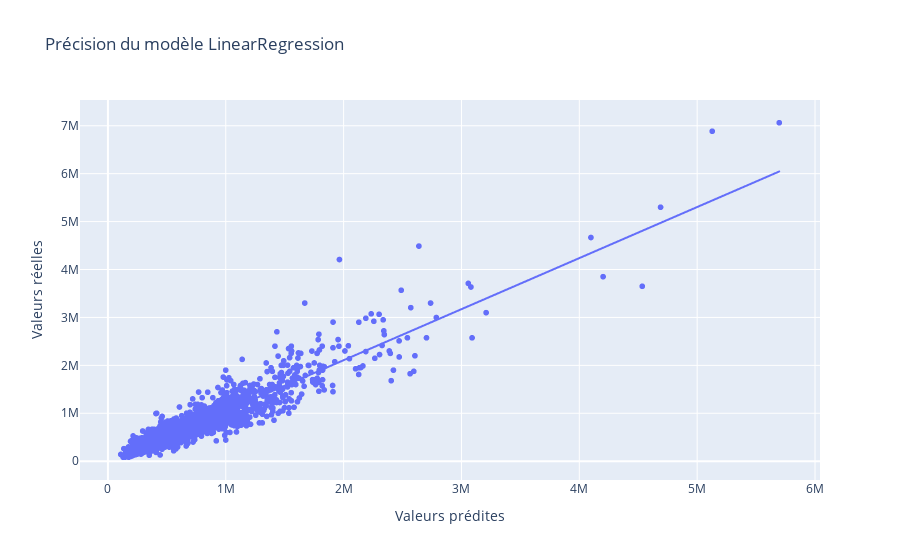

Notebook code cell kept with this figure:
### Code cell
fig = px.scatter(y=np.exp(y_test), x=np.exp(pred),trendline="ols",
                 labels={"y": "Valeurs réelles", "x": "Valeurs prédites"},
                 title="Précision du modèle LinearRegression")
fig.show()

### Figure 1 — Plotly figure (JSON) as saved in the notebook; plotly's stock layout.template omitted (floating-point values rounded to 4 significant figures; data arrays with more than 128 entries replaced by an {"elided": "..."} marker saying what was removed)
{"data": [{"hovertemplate": "Valeurs prédites=%{x}<br>Valeurs réelles=%{y}<extra></extra>", "legendgroup": "", "marker": {"color": "#636efa", "symbol": "circle"}, "mode": "markers", "name": "", "showlegend": false, "type": "scattergl", "x": {"elided": "6484 float values"}, "xaxis": "x", "y": {"elided": "6484 float values"}, "yaxis": "y"}, {"hovertemplate": "<b>OLS trendline</b><br>y = 1.06537 * x + -23462.3<br>R<sup>2</sup>=0.892540<br><br>Valeurs prédites=%{x}<br>Valeurs réelles=%{y} <b>(trend)</b><extra></extra>", "legendgroup": "", "marker": {"color": "#636efa", "symbol": "circle"}, "mode": "lines", "name": "", "showlegend": false, "type": "scattergl", "x": {"elided": "6484 float values"}, "xaxis": "x", "y": {"elided": "6484 float values"}, "yaxis": "y"}], "layout": {"legend": {"tracegroupgap": 0}, "title": {"text": "Précision du modèle LinearRegression"}, "xaxis": {"anchor": "y", "domain": [0, 1], "title": {"text": "Valeurs prédites"}}, "yaxis": {"anchor": "x", "domain": [0, 1], "title": {"text": "Valeurs réelles"}}}}
